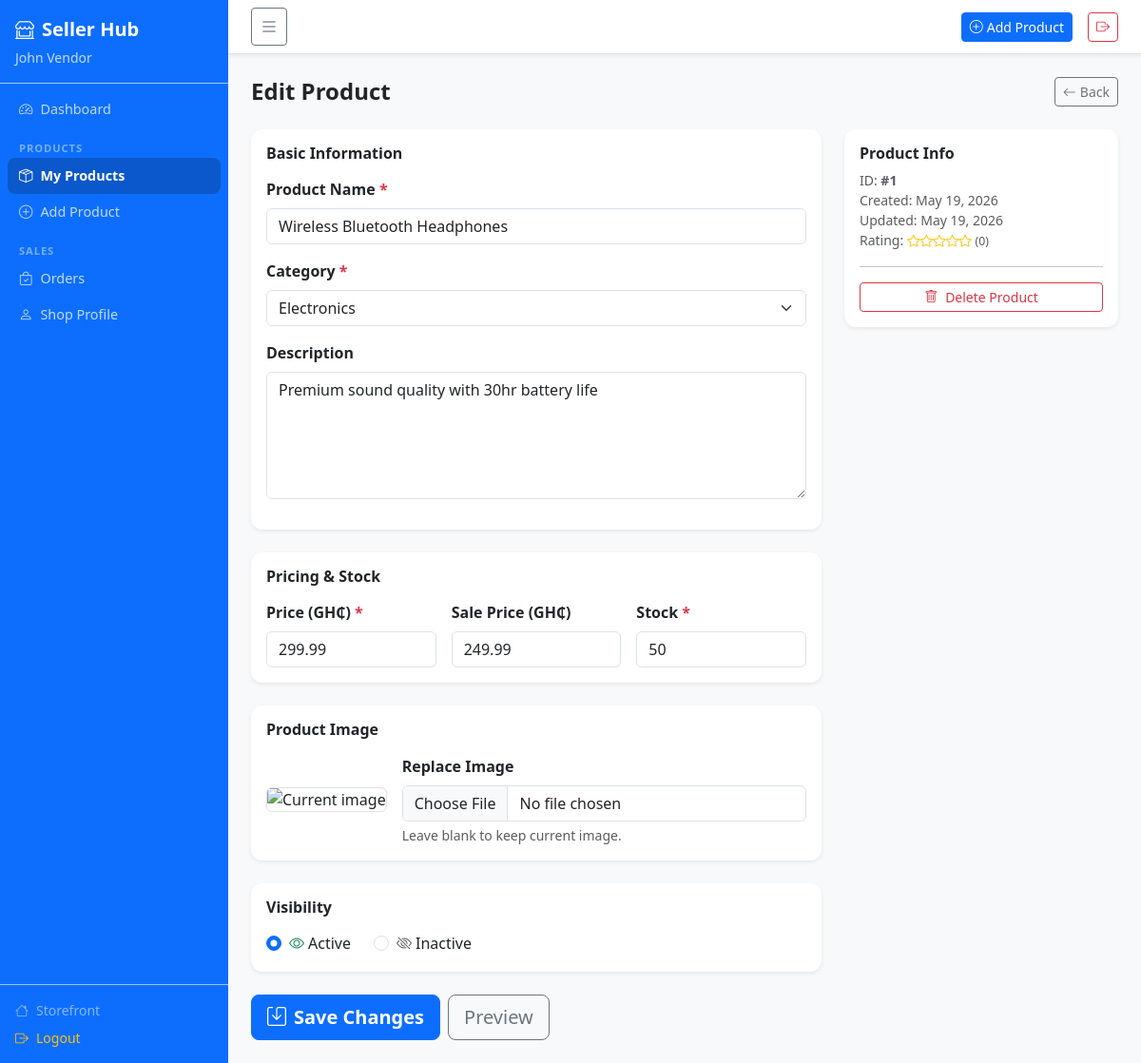
Screenshot of /index.php?page=seller_edit_product&id=1 (signed in) with the database file from the repository.
### tables this page shows
CREATE TABLE products (
    id INT AUTO_INCREMENT PRIMARY KEY,
    seller_id INT NOT NULL,
    category_id INT NOT NULL,
    name VARCHAR(200) NOT NULL,
    slug VARCHAR(220) NOT NULL UNIQUE,
    description TEXT,
    price DECIMAL(10,2) NOT NULL,
    discount_price DECIMAL(10,2) DEFAULT NULL,
    stock INT DEFAULT 0,
    image VARCHAR(255) DEFAULT 'default_product.png',
    status ENUM('active','inactive') DEFAULT 'active',
    created_at TIMESTAMP DEFAULT CURRENT_TIMESTAMP,
    updated_at TIMESTAMP DEFAULT CURRENT_TIMESTAMP ON UPDATE CURRENT_TIMESTAMP,
    FOREIGN KEY (seller_id) REFERENCES users(id) ON DELETE CASCADE,
    FOREIGN KEY (category_id) REFERENCES categories(id)
);

CREATE TABLE categories (
    id INT AUTO_INCREMENT PRIMARY KEY,
    name VARCHAR(100) NOT NULL UNIQUE,
    slug VARCHAR(120) NOT NULL UNIQUE,
    icon VARCHAR(50) DEFAULT 'bi-tag',
    status ENUM('active','inactive') DEFAULT 'active',
    created_at TIMESTAMP DEFAULT CURRENT_TIMESTAMP
);

### controllers/ProductController.php (called while the page is built, shortened)
<?php
class ProductController {
    private Product $productModel;
    private Category $categoryModel;
    public function __construct() {
        $this->productModel  = new Product();
        $this->categoryModel = new Category();
    }
    public function editProduct(): void {
        $id      = (int)($_GET['id'] ?? 0);
        $product = $this->productModel->findById($id);
        $categories = $this->categoryModel->getAll();
        require_once __DIR__ . '/../views/seller/edit_product.php';
    }
}

### config/Database.php (called while the page is built)
<?php
class Database {
    private static ?PDO $instance = null;
    public static function connect(): PDO {
        if (self::$instance === null) {
            $dsn = "mysql:host=" . DB_HOST . ";dbname=" . DB_NAME . ";charset=" . DB_CHARSET;
            $options = [
                PDO::ATTR_ERRMODE            => PDO::ERRMODE_EXCEPTION,
                PDO::ATTR_DEFAULT_FETCH_MODE => PDO::FETCH_ASSOC,
                PDO::ATTR_EMULATE_PREPARES   => false,
            ];
            try {
                self::$instance = new PDO($dsn, DB_USER, DB_PASS, $options);
            } catch (PDOException $e) {
                die('<div style="padding:20px;font-family:sans-serif;color:red;"><h3>Database Connection Failed</h3><p>' . htmlspecialchars($e->getMessage()) . '</p></div>');
            }
        }
        return self::$instance;
    }
}

### models/Product.php (called while the page is built, shortened)
<?php
class Product {
    private PDO $db;
    public function __construct() {
        $this->db = Database::connect();
    }
    public function findById(int $id, bool $publicOnly = false): array|false {
        $approvalClause = $publicOnly ? "AND sp.approval_status = 'approved' AND p.status = 'active'" : '';
        $stmt = $this->db->prepare("
            SELECT p.*, c.name AS category_name, u.name AS seller_name, sp.shop_name,
                   COALESCE(AVG(r.rating), 0) AS avg_rating, COUNT(r.id) AS review_count
            FROM products p
            JOIN categories c ON p.category_id = c.id
            JOIN users u ON p.seller_id = u.id
            LEFT JOIN seller_profiles sp ON u.id = sp.user_id
            LEFT JOIN reviews r ON p.id = r.product_id
            WHERE p.id = ? $approvalClause
            GROUP BY p.id
        ");
        $stmt->execute([$id]);
        return $stmt->fetch();
    }
}

### models/Category.php (called while the page is built, shortened)
<?php
class Category {
    private PDO $db;
    public function __construct() { $this->db = Database::connect(); }
    public function getAll(bool $activeOnly = true): array {
        $sql = "SELECT c.*, COUNT(p.id) AS product_count
                FROM categories c
                LEFT JOIN products p ON c.id = p.category_id AND p.status = 'active'";
        if ($activeOnly) $sql .= " WHERE c.status = 'active'";
        $sql .= " GROUP BY c.id ORDER BY c.name ASC";
        return $this->db->query($sql)->fetchAll();
    }
}

### views/seller/edit_product.php (the view, shortened to what this page needs)
<?php $pageTitle = 'Edit Product'; $activePage = 'products'; require_once __DIR__ . '/../partials/seller_header.php'; ?>
<div class="d-flex justify-content-between align-items-center mb-4">
    <h4 class="fw-bold mb-0">Edit Product</h4>
    <a href="<?= BASE_URL ?>index.php?page=seller_products" class="btn btn-outline-secondary btn-sm">
        <i class="bi bi-arrow-left me-1"></i>Back
    </a>
</div>
<div class="row g-4">
    <div class="col-lg-8">
        <form method="POST" action="<?= BASE_URL ?>index.php?page=seller_update_product" enctype="multipart/form-data">
            <div class="card border-0 shadow-sm mb-4">
                <div class="card-body">
                    <h6 class="fw-bold mb-3">Basic Information</h6>
                    <div class="mb-3">
                        <label class="form-label fw-semibold">Product Name <span class="text-danger">*</span></label>
                        <input type="text" name="name" class="form-control" value="<?= e($product['name']) ?>" required>
                    </div>
                    <div class="mb-3">
                        <label class="form-label fw-semibold">Category <span class="text-danger">*</span></label>
                        <select name="category_id" class="form-select" required>
                            <?php foreach ($categories as $cat): ?>
                            <option value="<?= $cat['id'] ?>" <?= $cat['id']==$product['category_id']?'selected':'' ?>>
                                <?= e($cat['name']) ?>
                            </option>
                            <?php endforeach; ?>
                        </select>
                    </div>
                    <div class="mb-3">
                        <label class="form-label fw-semibold">Description</label>
                        <textarea name="description" class="form-control" rows="5"><?= e($product['description']) ?></textarea>
                    </div>
                </div>
            </div>
            <div class="card border-0 shadow-sm mb-4">
                <div class="card-body">
                    <h6 class="fw-bold mb-3">Pricing & Stock</h6>
                    <div class="row g-3">
                        <div class="col-md-4">
                            <label class="form-label fw-semibold">Price (GH₵) <span class="text-danger">*</span></label>
                            <input type="number" name="price" class="form-control"
                                   value="<?= $product['price'] ?>" step="0.01" min="0" required>
                        </div>
                        <div class="col-md-4">
                            <label class="form-label fw-semibold">Sale Price (GH₵)</label>
                            <input type="number" name="discount_price" class="form-control"
                                   value="<?= $product['discount_price'] ?>" step="0.01" min="0">
                        </div>
                        <div class="col-md-4">
                            <label class="form-label fw-semibold">Stock <span class="text-danger">*</span></label>
                            <input type="number" name="stock" class="form-control"
                                   value="<?= $product['stock'] ?>" min="0" required>
                        </div>
                    </div>
                </div>
            </div>
            <div class="card border-0 shadow-sm mb-4">
                <div class="card-body">
                    <h6 class="fw-bold mb-3">Product Image</h6>
                    <div class="row g-3 align-items-center">
                        <div class="col-auto">
                            <img src="<?= e(productImage($product['image'])) ?>"
                                 class="rounded border" style="width:100px;height:100px;object-fit:cover"
                                 id="imgPreview" alt="Current image">
                        </div>
                        <div class="col">
                            <label class="form-label fw-semibold">Replace Image</label>
                            <input type="file" name="image" class="form-control" accept="image/*"
                                   onchange="previewImage(this,'imgPreview')">
                            <div class="form-text">Leave blank to keep current image.</div>
                        </div>
                    </div>
                </div>
            </div>
            <div class="card border-0 shadow-sm mb-4">
                <div class="card-body">
                    <h6 class="fw-bold mb-3">Visibility</h6>
                    <div class="d-flex gap-4">
                        <div class="form-check">
                            <input class="form-check-input" type="radio" name="status" value="active"
                                   id="stActive" <?= $product['status']==='active'?'checked':'' ?>>
                            <label class="form-check-label" for="stActive">
                                <i class="bi bi-eye text-success me-1"></i>Active
                            </label>
                        </div>
                        <div class="form-check">
                            <input class="form-check-input" type="radio" name="status" value="inactive"
                                   id="stInactive" <?= $product['status']==='inactive'?'checked':'' ?>>
                            <label class="form-check-label" for="stInactive">
                                <i class="bi bi-eye-slash text-muted me-1"></i>Inactive
                            </label>
                        </div>
                    </div>
                </div>
            </div>
            <div class="d-flex gap-2">
                <button type="submit" class="btn btn-primary btn-lg fw-semibold">
                    <i class="bi bi-save me-2"></i>Save Changes
                </button>
                <a href="<?= BASE_URL ?>index.php?page=product_detail&id=<?= $product['id'] ?>"
                   class="btn btn-outline-secondary btn-lg">Preview</a>
            </div>
        </form>
    </div>
    <div class="col-lg-4">
        <div class="card border-0 shadow-sm">
            <div class="card-body">
                <h6 class="fw-bold mb-2">Product Info</h6>
                <ul class="list-unstyled small text-muted mb-0">
                    <li>ID: <strong>#<?= $product['id'] ?></strong></li>
                    <li>Created: <?= date('M j, Y', strtotime($product['created_at'])) ?></li>
                    <li>Updated: <?= date('M j, Y', strtotime($product['updated_at'])) ?></li>
                    <li>Rating: <?= starRating((float)$product['avg_rating'], (int)$product['review_count']) ?></li>
                </ul>
                <hr>
                <a href="<?= BASE_URL ?>index.php?page=seller_delete_product&id=<?= $product['id'] ?>"
                   class="btn btn-outline-danger btn-sm w-100"
                   onclick="return confirm('Delete this product?')">
                    <i class="bi bi-trash me-2"></i>Delete Product
                </a>
            </div>
        </div>
    </div>
</div>
<?php require_once __DIR__ . '/../partials/seller_footer.php'; ?>

### assets/css/style.css (style rules this page uses)
:root { --primary: #0d6efd; --sidebar-w: 240px; }
body { font-family: 'Segoe UI', system-ui, -apple-system, sans-serif; background-color: #f8f9fa; color: #212529; }
a { color: var(--primary); }
.card { border-radius: 12px; }

### rows the page displays
products: name "Wireless Bluetooth Headphones", category_id "Electronics", description "Premium sound quality with 30hr battery life", price "299.99", discount_price "249.99", stock "50", status "☑ Active", status "☐ Inactive", id "1", created_at "May 19, 2026", updated_at "May 19, 2026"

### other values shown
$_SESSION['user_name'] "John Vendor"
$count "0"
